Frame 1 (no input): blank canvas, image omitted
Frame 60 (no input): blank canvas, image omitted
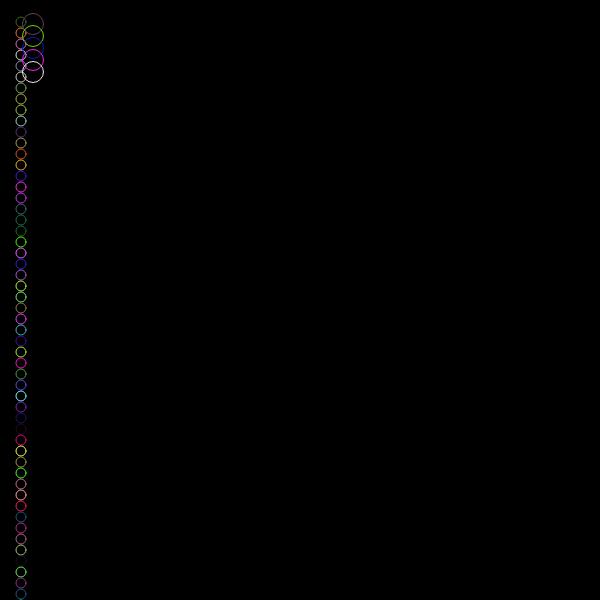
Frame 120 (the mouse pressed at the canvas centre since frame 60)

The p5.js sketch whose frames 1 and 60 were blank and that drew this single picture after the mouse press (run headless with seeded random() and noise() and a simulated clock; from frame 60 on, the mouse is pressed at the canvas centre):

// p5.js sketch
// ── sketch.js
var inc = 10; // incremento ripetizione
var sizeSquared = 600; // dimensione della tela
var slashSize = 10; // grandezza dello slash

var x = 0, y = 0;
var xoff = 0, yoff = 0;

function setup()
{  
  createCanvas(sizeSquared, sizeSquared);
  background(0);
}

function draw()
{
  var n = noise(xoff, yoff) * 100; // variazione di gradazione
   stroke(n * 255 / 100); // colore della linea
  
   x += slashSize;

  xoff += inc;

  if(x >= sizeSquared)
  {
    x = 0;
    xoff = 0;

    y += slashSize++;
    yoff -= inc;
}else
  {
    stroke( random(10,255),random(10,255), random(10,255));
    strokeWeight(1);
    
  circle( y + slashSize, x + slashSize,y,x);
    
    noFill();
colorMode(RGB, 255, 255, 255, 0.5);
//strokeWeight(10);  
  }

}
